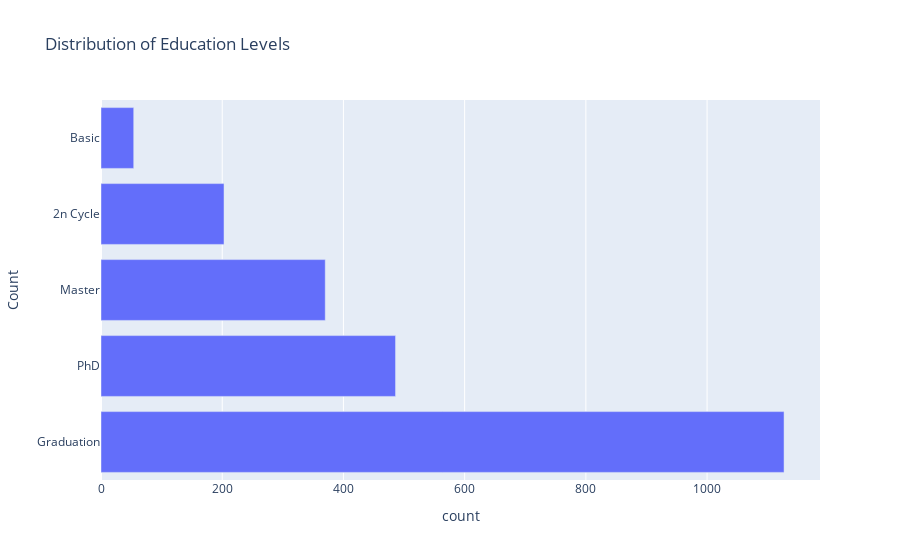
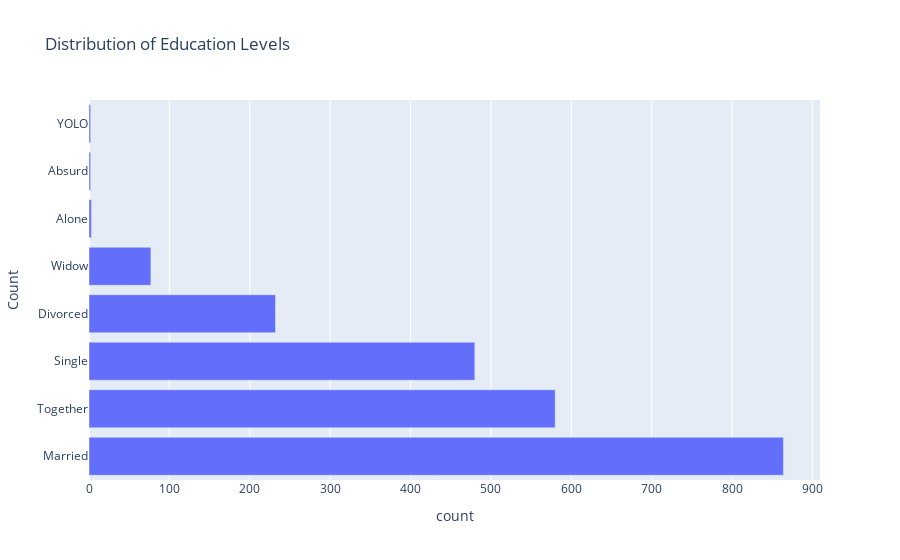

Notebook source saved alongside these figures, in order:
### Code cell
import plotly.express as px

# Assuming 'df' is your DataFrame containing categorical data

# Univariate plots for categorical columns
figs_categorical = []

for column in df.select_dtypes(include='object').columns[:-1]:
    # Create a bar chart using Plotly Express
    fig = px.bar(people_data[column].value_counts().reset_index(),
             x='count',
             y=f'{column}',
             labels={'index': 'Education Level', f'{column}': 'Count'},
             title='Distribution of Education Levels')

    fig.show()

### Figure 1 — Plotly figure (JSON) as saved in the notebook; plotly's stock layout.template omitted (floating-point values rounded to 4 significant figures)
{"data": [{"alignmentgroup": "True", "hovertemplate": "count=%{x}<br>Count=%{y}<extra></extra>", "legendgroup": "", "marker": {"color": "#636efa", "pattern": {"shape": ""}}, "name": "", "offsetgroup": "", "orientation": "h", "showlegend": false, "textposition": "auto", "type": "bar", "x": [1127, 486, 370, 203, 54], "xaxis": "x", "y": ["Graduation", "PhD", "Master", "2n Cycle", "Basic"], "yaxis": "y"}], "layout": {"barmode": "relative", "legend": {"tracegroupgap": 0}, "title": {"text": "Distribution of Education Levels"}, "xaxis": {"anchor": "y", "domain": [0, 1], "title": {"text": "count"}}, "yaxis": {"anchor": "x", "domain": [0, 1], "title": {"text": "Count"}}}}

### Figure 2 — Plotly figure (JSON) as saved in the notebook; plotly's stock layout.template omitted (floating-point values rounded to 4 significant figures)
{"data": [{"alignmentgroup": "True", "hovertemplate": "count=%{x}<br>Count=%{y}<extra></extra>", "legendgroup": "", "marker": {"color": "#636efa", "pattern": {"shape": ""}}, "name": "", "offsetgroup": "", "orientation": "h", "showlegend": false, "textposition": "auto", "type": "bar", "x": [864, 580, 480, 232, 77, 3, 2, 2], "xaxis": "x", "y": ["Married", "Together", "Single", "Divorced", "Widow", "Alone", "Absurd", "YOLO"], "yaxis": "y"}], "layout": {"barmode": "relative", "legend": {"tracegroupgap": 0}, "title": {"text": "Distribution of Education Levels"}, "xaxis": {"anchor": "y", "domain": [0, 1], "title": {"text": "count"}}, "yaxis": {"anchor": "x", "domain": [0, 1], "title": {"text": "Count"}}}}
